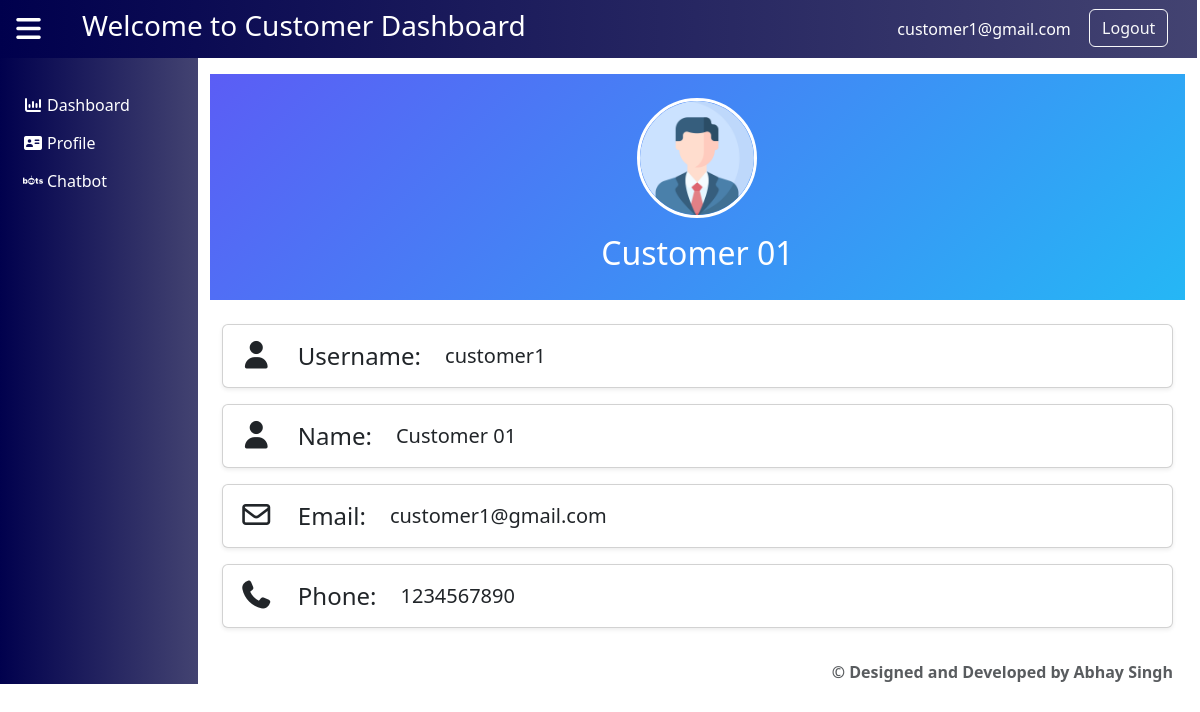
Page /customers/customerprofile/ (signed in) on the committed database.
### Admin/models.py (models this page shows, shortened)
class Customer(models.Model):
    username = models.CharField(max_length=100)
    Name = models.CharField(max_length=100)
    email = models.EmailField()
    phone_number = models.CharField(max_length=10)
    password = models.CharField(max_length=100)

### Customer/views.py (the view)
# urls.py: path('customerprofile/',views.customerprofile,name='customerprofile'),
def customerprofile(request):
    email = request.session.get('email')
    user = Customer.objects.filter(email=email).first()
    return render(request,'customer_profile.html', {"user": user})

### Customer/templates/customer_profile.html
{% extends 'customer_base.html' %}
{% load static %}
{% block customer %}
    {% include 'profile.html' %}
{% endblock %}

### Customer/templates/customer_base.html (shortened to what this page needs)
{% load static %}
<!DOCTYPE html>
<html>
<head>
    <link href="https://cdn.jsdelivr.net/npm/bootstrap@5.3.8/dist/css/bootstrap.min.css" rel="stylesheet">
    <link rel="stylesheet" type="text/css" href="{% static 'CSS/style.css' %}">
    <link rel="stylesheet" href="https://cdnjs.cloudflare.com/ajax/libs/font-awesome/7.0.1/css/all.min.css" />
</head>
<body>
    <div class="container-fluid" style="padding-left: 10px; padding-right: 15px;">
        <div class="row">
            <div class="col-sm-12 p-0">
                <nav class="navbar bg-1 p-0">
                    <div class="container-fluid row p-0">
                        <div class="col-sm-0_5">
                            <button class="btn text-white">
                                <i class="fa-solid fa-bars px-1 fs-3 py-2" onclick="hid()"></i>
                            </button>
                        </div>
                        <div class="col-sm-11_5">
                            <div class="row">
                                <div class="col-sm-8 p-0">
                                    <h3 class="mx-5 my-2 text-start">Welcome to Customer Dashboard</h3>
                                </div>
                                <div class="col-sm-3 p-0">
                                    <div class="d-flex align-items-center gap-3">
                                        {% if request.session.customer_email %}
                                            <p class="mt-3 ms-5 ps-5 text-white">{{ request.session.customer_email }}</p>
                                        {% endif %}
                                    </div>
                                </div>
                                <div class="col-sm-1 p-0 py-2">
                                    <a href="{% url 'Admin:logout' %}" class="btn btn-outline-light">Logout</a>
                                </div>
                            </div>
                        </div>
                    </div>
                </nav>
            </div>
        </div>
        <div class="row">
          <div class="col-sm-2 bg-1 py-1" id="add">
                <div class="row mt-4">
                    <div class="col-sm-12">
                        <ul class="list-unstyled">
                            <li class="btn bg-2 w-100 text-center">
                                <a href="{% url 'Customer:customerhome' %}" class="text-white text-decoration-none">
                                    <div class="row">
                                        <div class="col-sm-1"><i class="fa-solid fa-chart-column"></i></div>
                                        <div class="col-sm-10 text-start r">Dashboard</div>
                                   </div>
                                </a>
                            </li>
                            <li class="btn bg-2 w-100 text-center">
                                <a href="{% url 'Customer:customerprofile' %}" class="text-white text-decoration-none">
                                    <div class="row">
                                        <div class="col-sm-1"><i class="fa-solid fa-address-card"></i></div>
                                        <div class="col-sm-10 text-start r">Profile</div>
                                    </div>
                                </a>
                            </li>
                            <li class="btn bg-2 w-100 text-center">
                                <a href="{% url 'Customer:customerbot' %}" class="text-white text-decoration-none">
                                    <div class="row">
                                        <div class="col-sm-1"><i class="fa-brands fa-bots"></i></div>
                                        <div class="col-sm-10 text-start r">Chatbot</div>
                                    </div>
                                </a>
                            </li>
                        </ul>
                    </div>
                </div>
            </div>
            <div class="col-sm-10" id="remove">
                <div class="row">
                    <div class="col-sm-12 scroll-1">
                        {% block customer %}
                        {% endblock %}
                    </div>
                </div>
                <div class="row p-0">
                    <div class="col-sm-12 p-0">
                        <footer class="footer p-0">
                            <div class="container-fluid p-0">
                                <p class="mb-0 text-muted text-end pe-4">
                                    <strong>&copy; Designed and Developed by Abhay Singh</strong>
                                </p>
                            </div>
                        </footer>
                    </div>
                </div>
            </div>
        </div>
    </div>
</body>
</html>

### templates/profile.html
<div class="container-fluid p-0 py-3">
        <div class="text-center text-white p-4" style="background: linear-gradient(135deg, #5b5df5, #25b7f5);">
            {% load static %}
            <img src="{% static 'icon.png' %}" class="rounded-circle border border-3 border-white" width="120" height="120">
            <h2 class="mt-3 mb-1">{{ user.Name }}</h2>
        </div>
        <div class="container mt-4">
            <div class="card shadow-sm mb-3">
                <div class="card-body d-flex">
                    <i class="fa-solid fa-user fs-3 me-4"></i>
                        <div class="d-flex align-items-center gap-2">
                            <h4 class="mb-0">Username:</h4>
                            <p class="fs-5 mb-0 ps-3">{{ user.username }}</p>
                        </div>
                </div>
            </div>
            <div class="card shadow-sm mb-3">
                <div class="card-body d-flex">
                    <i class="fa-solid fa-user fs-3 me-4"></i>
                    <div class="d-flex align-items-center gap-2">
                        <h4 class="mb-0">Name:</h4>
                        <p class="fs-5 mb-0 ps-3">{{ user.Name }}</p>
                    </div>
                </div>
            </div>
            <div class="card shadow-sm mb-3">
                <div class="card-body d-flex">
                    <i class="fa-regular fa-envelope fs-3 me-4"></i>
                    <div class="d-flex align-items-center gap-2">
                        <h4 class="mb-0">Email:</h4>
                        <p class="fs-5 mb-0 ps-3">{{ user.email }}</p>
                    </div>
                </div>
            </div>
            <div class="card shadow-sm mb-3">
                <div class="card-body d-flex">
                    <i class="fa-solid fa-phone fs-3 me-4"></i>
                    <div class="d-flex align-items-center gap-2">
                        <h4 class="mb-0">Phone:</h4>
                        <p class="fs-5 mb-0 ps-3">{{ user.phone_number }}</p>
                    </div>
                </div>
            </div>
        </div>
    </div>

### static/CSS/style.css (style rules this page uses)
.scroll-1 { max-height: calc(100vh - 90px); overflow-y: auto; scrollbar-width: none; }
.bg-1 { background-image: linear-gradient(90deg,#00004d,rgb(67, 67, 113)); color: white; }
.col-sm-0_5 { width: 4%; }
.col-sm-11_5 { width: 96%; }

### rows in the picture
Customer: session.customer_email "customer1@gmail.com", Name "Customer 01", username "customer1", email "customer1@gmail.com", phone_number "1234567890"
